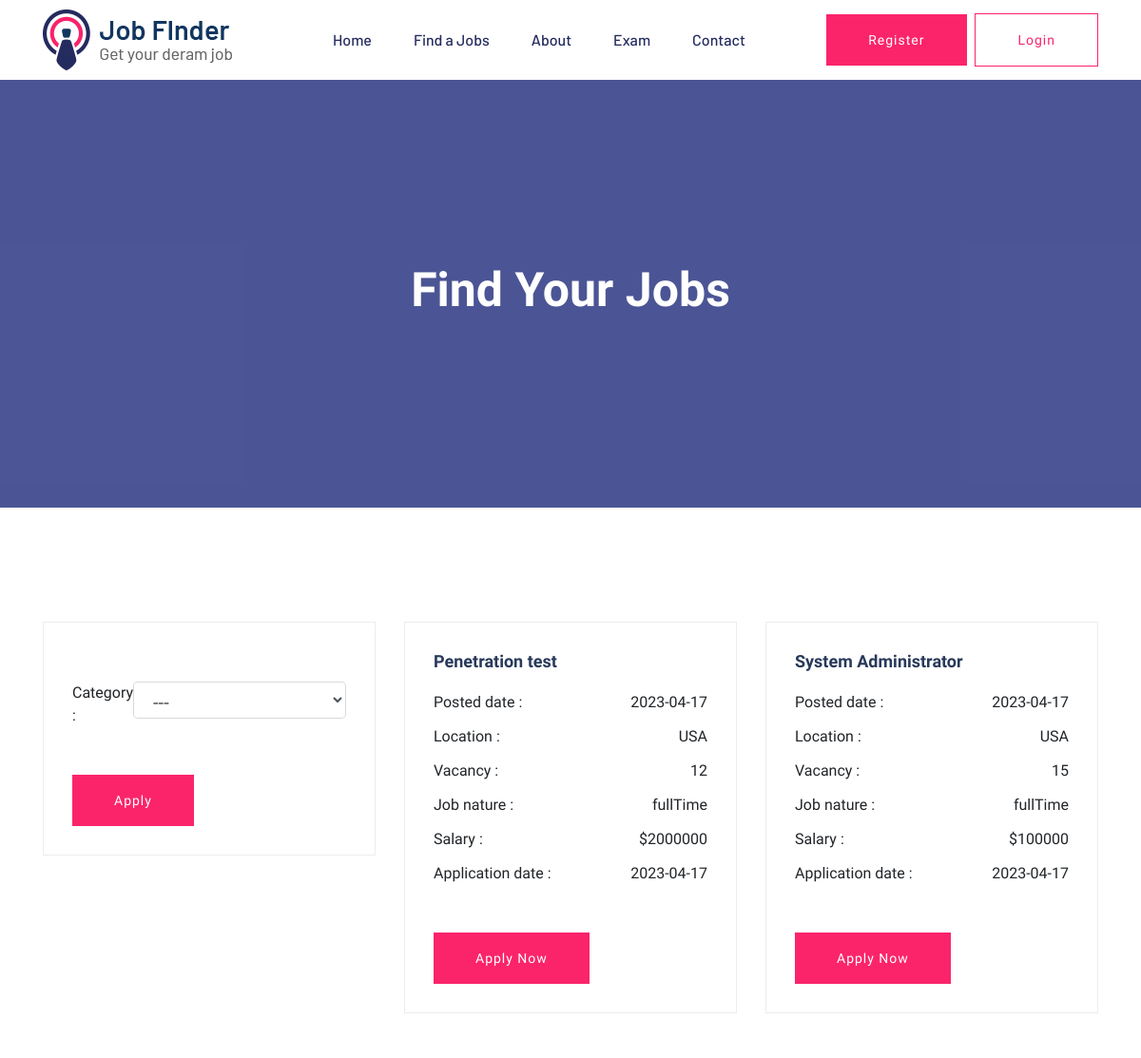
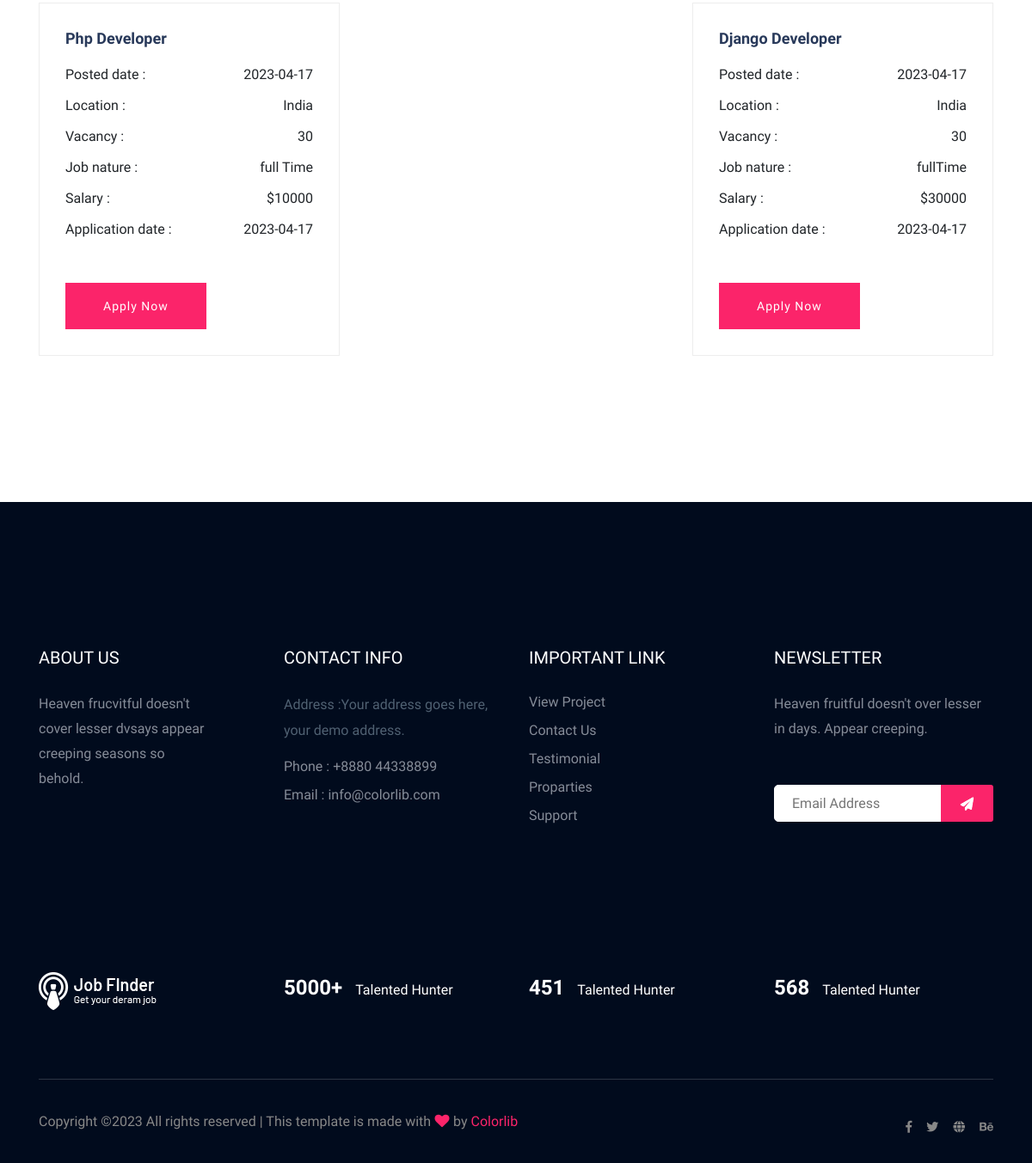
Screenshot of /user/user/jobs.php with the database file from the repository (2 pictures, top to bottom).
### tables this page shows
CREATE TABLE `addjob` (
  `id` int(11) NOT NULL,
  `jobtitle` text NOT NULL,
  `companyname` text NOT NULL,
  `jobdescription` text NOT NULL,
  `date` varchar(32) NOT NULL,
  `location` varchar(30) NOT NULL,
  `vacancy` text NOT NULL,
  `job_nature` varchar(50) NOT NULL,
  `salary` varchar(25) NOT NULL,
  `application_date` varchar(40) NOT NULL,
  `Skills` text NOT NULL,
  `Category` varchar(20) NOT NULL
);

### user/user/jobs.php (the view, shortened to what this page needs)
<!doctype html>
<html class="no-js" lang="zxx">
    <head>
            <link rel="stylesheet" href="assets/css/bootstrap.min.css">
            <link rel="stylesheet" href="assets/css/owl.carousel.min.css">
            <link rel="stylesheet" href="assets/css/flaticon.css">
            <link rel="stylesheet" href="assets/css/slicknav.css">
            <link rel="stylesheet" href="assets/css/price_rangs.css">
            <link rel="stylesheet" href="assets/css/animate.min.css">
            <link rel="stylesheet" href="assets/css/magnific-popup.css">
            <link rel="stylesheet" href="assets/css/fontawesome-all.min.css">
            <link rel="stylesheet" href="assets/css/themify-icons.css">
            <link rel="stylesheet" href="assets/css/slick.css">
            <link rel="stylesheet" href="assets/css/nice-select.css">
            <link rel="stylesheet" href="assets/css/style.css">
   </head>
   <body>
    <header>
       <div class="header-area header-transparrent">
           <div class="headder-top header-sticky">
                <div class="container">
                    <div class="row align-items-center">
                        <div class="col-lg-3 col-md-2">
                            <div class="logo">
                                <a href="index.php"><img src="assets/img/logo/logo.png" alt=""></a>
                            </div>
                        </div>
                        <div class="col-lg-9 col-md-9">
                            <div class="menu-wrapper">
                                <div class="main-menu">
                                    <nav class="d-none d-lg-block">
                                        <ul id="navigation">
                                            <li><a href="index.php">Home</a></li>
                                            <li><a href="jobs.php">Find a Jobs </a></li>
                                            <li><a href="about.php">About</a></li>
                                            <li><a href="exam.php">Exam</a></li>
                                            <li><a href="contact.php">Contact</a></li>
                                        </ul>
                                    </nav>
                                </div>
                                <div class="header-btn d-none f-right d-lg-block">
                                    <?php
                                        if(isset($_SESSION['name'])){
                                            ?>
                                            <a href="#" class="btn head-btn1"><?php echo $_SESSION['name'];?></a>
                                            <a href="logout.php" class="btn head-btn2">Logout</a>
                                            <?php
                                        }
                                        else{
                                            ?>
                                    <a href="register.php" class="btn head-btn1">Register</a>
                                    <a href="login.php" class="btn head-btn2">Login</a>
                                    <?php
                                     }
                                     ?>
                                </div>
                            </div>
                        </div>
                        <div class="col-12">
                        </div>
                    </div>
                </div>
           </div>
       </div>
    </header>
    <main>
        <div class="slider-area ">
        <div class="single-slider section-overly slider-height2 d-flex align-items-center" data-background="assets/img/hero/about.jpg">
            <div class="container">
                <div class="row">
                    <div class="col-xl-12">
                        <div class="hero-cap text-center">
                            <h2>Find Your Jobs</h2>
                        </div>
                    </div>
                </div>
            </div>
        </div>
        </div>
        <div class="job-post-company pt-120 pb-120">
            <div class="container">
                <div class="row justify-content-between">
                <div class="col-xl-4 col-lg-4">
                        <div class="post-details3  mb-50">
                          <ul>
                        <form action="jobs.php" method="get">
                              <li>Category :                       <select data-placeholder="Please Select Language" name="Category" id="language" class="chosen form-control form-control-lg">
                        <option value="---------------- -">---</option>
                   </select></li>
                          </ul>
                         <div class="apply-btn2">
                         <button type="submit" name="submit" class="btn btn-success">Apply</button>
                         </div>
                       </div>
                    </div>
                    <?php
                        include "../../common/config.php";
                        if(isset($_GET['Category'])){
                        $category = $_GET['Category'];
                            $stmt = $dbh->prepare(
                                "SELECT * FROM `addjob` WHERE Category='$category'");
                        }else{
                            $stmt = $dbh->prepare(
                                "SELECT * FROM `addjob`");
                        }
                        $stmt->execute();
                        $users = $stmt->fetchAll();
                        foreach($users as $user)
                        {
                    ?>
                    <div class="col-xl-4 col-lg-4">
                        <div class="post-details3  mb-50">
                           <div class="small-section-tittle">
                               <h4><?php echo $user['jobtitle']; ?></h4>
                           </div>
                          <ul>
                              <li>Posted date : <span><?php echo $user['date']; ?></span></li>
                              <li>Location : <span><?php echo $user['location']; ?></span></li>
                              <li>Vacancy : <span><?php echo $user['vacancy']; ?></span></li>
                              <li>Job nature : <span><?php echo $user['job_nature']; ?></span></li>
                              <li>Salary :  <span>$<?php echo $user['salary']; ?></span></li>
                              <li>Application date : <span><?php echo $user['application_date']; ?></span></li>
                          </ul>
                         <div class="apply-btn2">
                            <a href="job_details.php?id=<?php echo $user['id'];?>" class="btn">Apply Now</a>
                         </div>
                       </div>
                    </div>
<?php
                    }
?>
                </div>
            </div>
        </div>
    </main>
    <footer>
        <div class="footer-area footer-bg footer-padding">
            <div class="container">
                <div class="row d-flex justify-content-between">
                    <div class="col-xl-3 col-lg-3 col-md-4 col-sm-6">
                       <div class="single-footer-caption mb-50">
                         <div class="single-footer-caption mb-30">
                             <div class="footer-tittle">
                                 <h4>About Us</h4>
                                 <div class="footer-pera">
                                     <p>Heaven frucvitful doesn't cover lesser dvsays appear creeping seasons so behold.</p>
                                </div>
                             </div>
                         </div>
                       </div>
                    </div>
                    <div class="col-xl-3 col-lg-3 col-md-4 col-sm-5">
                        <div class="single-footer-caption mb-50">
                            <div class="footer-tittle">
                                <h4>Contact Info</h4>
                                <ul>
                                    <li>
                                    <p>Address :Your address goes
                                        here, your demo address.</p>
                                    </li>
                                    <li><a href="#">Phone : +8880 44338899</a></li>
                                    <li><a href="#">Email : info@colorlib.com</a></li>
                                </ul>
                            </div>
                        </div>
                    </div>
                    <div class="col-xl-3 col-lg-3 col-md-4 col-sm-5">
                        <div class="single-footer-caption mb-50">
                            <div class="footer-tittle">
                                <h4>Important Link</h4>
                                <ul>
                                    <li><a href="#"> View Project</a></li>
                                    <li><a href="#">Contact Us</a></li>
                                    <li><a href="#">Testimonial</a></li>
                                    <li><a href="#">Proparties</a></li>
                                    <li><a href="#">Support</a></li>
                                </ul>
                            </div>
                        </div>
                    </div>
                    <div class="col-xl-3 col-lg-3 col-md-4 col-sm-5">
                        <div class="single-footer-caption mb-50">
                            <div class="footer-tittle">
                                <h4>Newsletter</h4>
                                <div class="footer-pera footer-pera2">
                                 <p>Heaven fruitful doesn't over lesser in days. Appear creeping.</p>
                             </div>
                             <div class="footer-form" >
                                 <div id="mc_embed_signup">
                                     <form target="_blank" action="https://spondonit.us12.list-manage.com/subscribe/post?u=1462626880ade1ac87bd9c93a&amp;id=92a4423d01"
                                     method="get" class="subscribe_form relative mail_part">
                                         <input type="email" name="email" id="newsletter-form-email" placeholder="Email Address"
                                         class="placeholder hide-on-focus" onfocus="this.placeholder = ''"
                                         onblur="this.placeholder = ' Email Address '">
                                         <div class="form-icon">
                                             <button type="submit" name="submit" id="newsletter-submit"
                                             class="email_icon newsletter-submit button-contactForm"><img src="assets/img/icon/form.png" alt=""></button>
                                         </div>
                                     </form>
                                 </div>
                             </div>
                            </div>
                        </div>
                    </div>
                </div>
               <div class="row footer-wejed justify-content-between">
                       <div class="col-xl-3 col-lg-3 col-md-4 col-sm-6">
                          <div class="footer-logo mb-20">
                            <a href="index.html"><img src="assets/img/logo/logo2_footer.png" alt=""></a>
                          </div>
                       </div>
                       <div class="col-xl-3 col-lg-3 col-md-4 col-sm-5">
                        <div class="footer-tittle-bottom">
                            <span>5000+</span>
                            <p>Talented Hunter</p>
                        </div>
                       </div>
                       <div class="col-xl-3 col-lg-3 col-md-4 col-sm-5">
                            <div class="footer-tittle-bottom">
                                <span>451</span>
                                <p>Talented Hunter</p>
                            </div>
                       </div>
                       <div class="col-xl-3 col-lg-3 col-md-4 col-sm-5">
                            <div class="footer-tittle-bottom">
                                <span>568</span>
                                <p>Talented Hunter</p>
                            </div>
                       </div>
               </div>
            </div>
        </div>
        <div class="footer-bottom-area footer-bg">
            <div class="container">
                <div class="footer-border">
                     <div class="row d-flex justify-content-between align-items-center">
                         <div class="col-xl-10 col-lg-10 ">
                             <div class="footer-copy-right">
                                 <p>
  Copyright &copy;<script>document.write(new Date().getFullYear());</script> All rights reserved | This template is made with <i class="fa fa-heart" aria-hidden="true"></i> by <a href="https://colorlib.com" target="_blank">Colorlib</a>
  </p>
                             </div>
                         </div>
                         <div class="col-xl-2 col-lg-2">
                             <div class="footer-social f-right">
                                 <a href="#"><i class="fab fa-facebook-f"></i></a>
                                 <a href="#"><i class="fab fa-twitter"></i></a>
                                 <a href="#"><i class="fas fa-globe"></i></a>
                                 <a href="#"><i class="fab fa-behance"></i></a>
                             </div>
                         </div>
                     </div>
                </div>
            </div>
        </div>
    </footer>
    </body>
</html>

### rows the page displays
addjob: jobtitle "Penetration test", date "2023-04-17", location "USA", vacancy "12", job_nature "fullTime", salary "2000000", application_date "2023-04-17"
addjob: jobtitle "System Administrator", date "2023-04-17", location "USA", vacancy "15", job_nature "fullTime", salary "100000", application_date "2023-04-17"
addjob: jobtitle "Php Developer", date "2023-04-17", location "India", vacancy "30", job_nature "full Time", salary "10000", application_date "2023-04-17"
addjob: jobtitle "Django Developer", date "2023-04-17", location "India", vacancy "30", job_nature "fullTime", salary "30000", application_date "2023-04-17"
